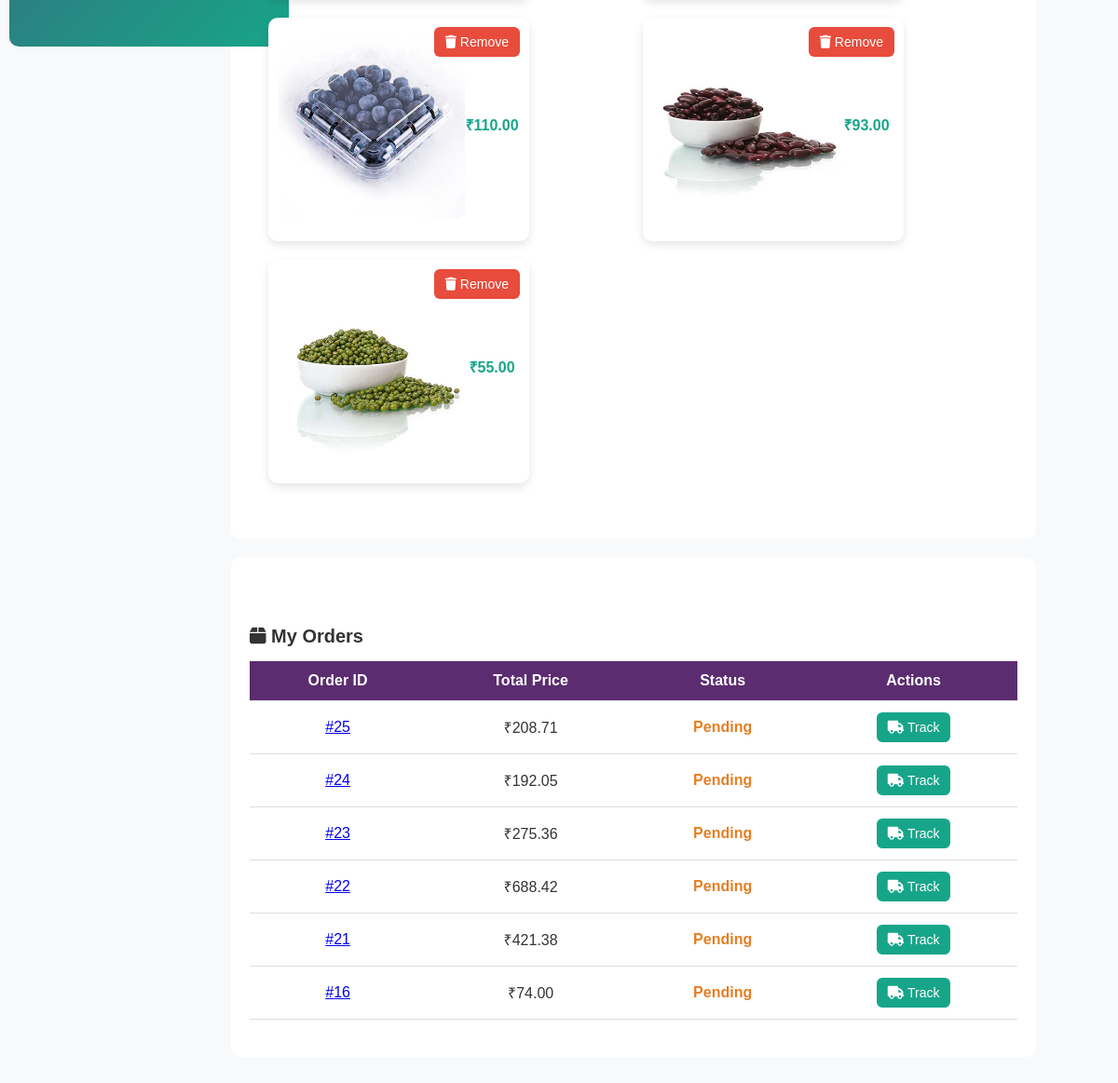
Before: /user-dashboard/ (signed in, lower part) with the older database file.
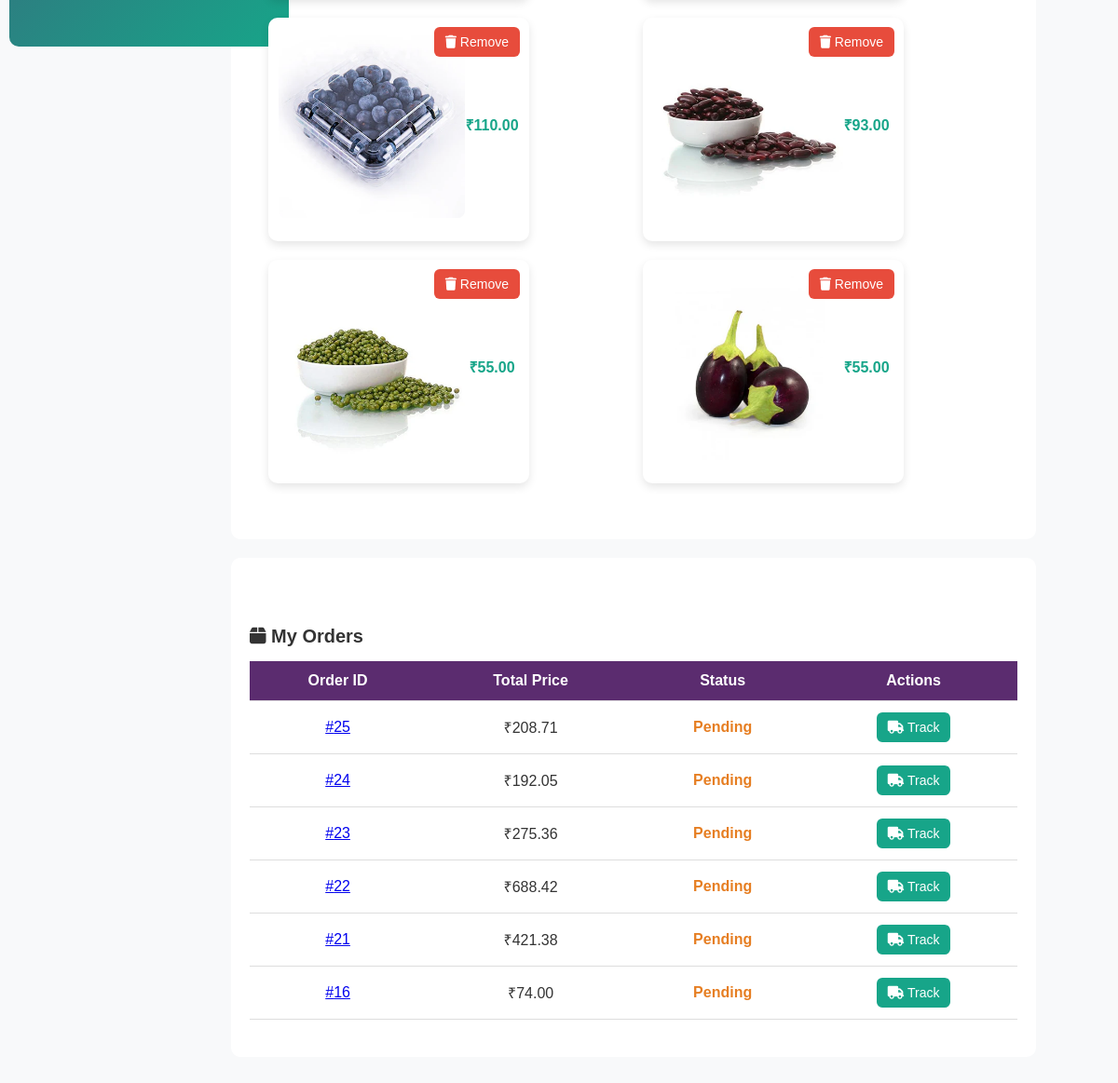
After: the same page with the newer database file.
### myApp/models.py (models this page shows, shortened)
class Wishlist(models.Model):
    user = models.ForeignKey(User, on_delete=models.CASCADE)
    fruit = models.ForeignKey(Fruit, on_delete=models.CASCADE, null=True, blank=True)
    pulse = models.ForeignKey(Pulse, on_delete=models.CASCADE, null=True, blank=True)
    vegie = models.ForeignKey(Vegie, on_delete=models.CASCADE, null=True, blank=True)

class Fruit(models.Model):
    photo = models.ImageField(upload_to="fruits/")
    title = models.CharField(max_length=100)
    price = models.DecimalField(max_digits=10, decimal_places=2)

class Pulse(models.Model):
    photo = models.ImageField(upload_to="pulse/")
    title = models.CharField(max_length=100)
    price = models.DecimalField(max_digits=10, decimal_places=2)

class Order(models.Model):
    PAYMENT_CHOICES = [
        ('COD', 'Cash on Delivery'),
        ('UPI', 'UPI Payment'),
        ('CARD', 'Credit/Debit Card'),
    ]
    STATUS_CHOICES = [
        ('Pending', 'Pending'),
        ('Processing', 'Processing'),
        ('Shipped', 'Shipped'),
        ('Delivered', 'Delivered'),
        ('Cancelled', 'Cancelled'),
    ]
    full_name = models.CharField(max_length=100)
    email = models.EmailField()
    phone = models.CharField(max_length=15)
    address = models.TextField()
    city = models.CharField(max_length=100)
    state = models.CharField(max_length=100)
    zip_code = models.CharField(max_length=10)
    payment_method = models.CharField(max_length=10, choices=PAYMENT_CHOICES)
    order_date = models.DateTimeField(auto_now_add=True)
    total_price = models.DecimalField(max_digits=10, decimal_places=2)
    status = models.CharField(max_length=20, choices=STATUS_CHOICES, default='Pending')
    order_items = models.JSONField(default=list)  # Proper JSON storage
    discount_amount = models.DecimalField(max_digits=10, decimal_places=2, default=Decimal('0.00'))
    coupon_discount = models.DecimalField(max_digits=10, decimal_places=2, default=Decimal('0.00'))
    coupon_code = models.CharField(max_length=50, blank=True, null=True)

class Vegie(models.Model):
    photo = models.ImageField(upload_to="vegie/")
    title = models.CharField(max_length=100)
    price = models.DecimalField(max_digits=10, decimal_places=2)

### GrowPure/views.py (the view)
# urls.py: path('user-dashboard/', views.user_dashboard, name='user_dashboard'),
@login_required
def user_dashboard(request):
    orders = Order.objects.filter(email=request.user.email).order_by('-order_date')
    wishlist_items = Wishlist.objects.filter(user=request.user)
    context = {
        'title': 'User Dashboard',  # ✅ Add this line
        'orders': orders,
        'wishlist_items': wishlist_items
    }
    return render(request, 'admin_panel/user_dashboard.html', context)

### templates/admin_panel/user_dashboard.html (shortened to what this page needs)
<!DOCTYPE html>
<html lang="en">
<head>
    <link rel="stylesheet" href="/static/css/dashboard.css">
</head>
<body>
<div class="container">
    <div class="sidebar">
    </div>
    <div class="content">
        <div id="wishlist" class="section">
<div id="wishlist" class="section" style="padding-top: 0px; padding-bottom: 0px;">
    <div class="wishlist-grid">
        {% for item in wishlist_items %}
        <div class="wishlist-card">
            <div class="wishlist-img">
                {% if item.fruit %}
                    <img src="{{ item.fruit.photo.url }}" alt="{{ item.fruit.title }}">
                    <p class="price">₹{{ item.fruit.price }}</p>
                {% elif item.pulse %}
                    <img src="{{ item.pulse.photo.url }}" alt="{{ item.pulse.title }}">
                    <p class="price">₹{{ item.pulse.price }}</p>
                {% elif item.vegie %}
                    <img src="{{ item.vegie.photo.url }}" alt="{{ item.vegie.title }}">
                    <p class="price">₹{{ item.vegie.price }}</p>
                {% endif %}
            </div>
            <a href="{% url 'remove_from_wishlist' item.id %}" class="remove-btn">
                <i class="fas fa-trash"></i> Remove
            </a>
        </div>
        {% empty %}
        <p class="text-center">No items in your wishlist yet.</p>
        {% endfor %}
    </div>
</div>
        </div>
         <div id="orders" class="section">
            <h5><i class="fas fa-box"></i> My Orders</h5>
            <table class="orders-table">
                <thead>
                    <tr>
                        <th>Order ID</th>
                        <th>Total Price</th>
                        <th>Status</th>
                        <th>Actions</th>
                    </tr>
                </thead>
                <tbody>
                    {% for order in orders %}
                    <tr>
                        <td>
                            <a href="#" class="order-id"
                            data-order-id="{{ order.id }}"
                            data-status="{{ order.status }}"
                            data-total="{{ order.total_price }}"
                            data-address="{{ order.shipping_address }}"
                            data-items='{{ order.items_json|escapejs }}'>
                             #{{ order.id }}
                         </a>
                        </td>
                        <td>₹{{ order.total_price }}</td>
                        <td class="status-{{ order.status|lower }}">{{ order.status }}</td>
                        <td>
                            <a href="{% url 'track_order' %}?order_id={{ order.id }}" class="track-btn">
                                <i class="fas fa-truck"></i> Track
                            </a>
                        </td>
                    </tr>
                    {% empty %}
                    <tr><td colspan="4" class="text-center">No orders yet</td></tr>
                    {% endfor %}
                </tbody>
            </table>
        </div>
    </div>
</div>
</body>
</html>

Changed rows visible on the page:
added Wishlist: vegie.photo (picture), vegie.price "55.00"
